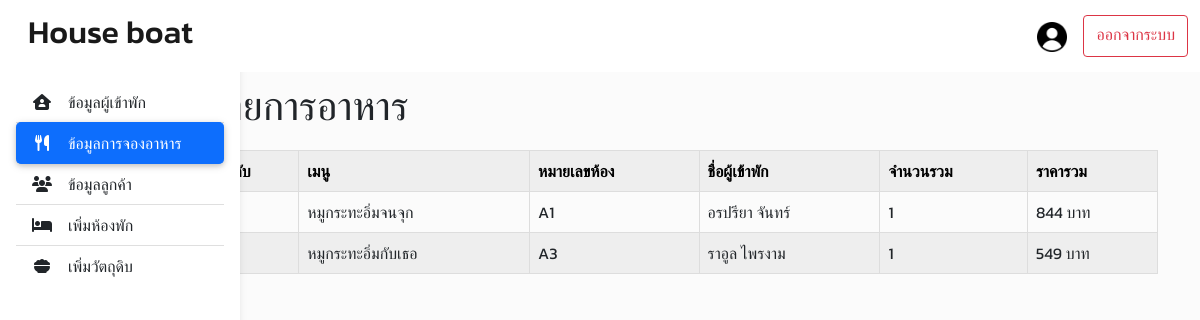
Screenshot of /admin/adminmenu.php (signed in) with the database file from the repository.
### tables this page shows
CREATE TABLE `menubill` (
  `mnbill_id` int(11) NOT NULL,
  `mn_id` int(11) NOT NULL,
  `rm_id` varchar(11) NOT NULL,
  `cus_name` varchar(50) NOT NULL,
  `amount` int(11) NOT NULL,
  `total` int(11) NOT NULL,
  `in_id` int(11) NOT NULL,
  `receive` date NOT NULL
);

CREATE TABLE `menu` (
  `mn_id` int(11) NOT NULL,
  `mn_name` varchar(30) NOT NULL,
  `size` varchar(50) NOT NULL,
  `note` varchar(500) NOT NULL,
  `price` int(11) NOT NULL
);

### admin/adminmenu.php (the view, shortened to what this page needs)
<?php
require 'server.php';
?>
<!DOCTYPE html>
<html lang="en">
<head>
    <link href="https://cdn.jsdelivr.net/npm/bootstrap@5.0.2/dist/css/bootstrap.min.css"
    rel="stylesheet">
    <link rel="stylesheet" href="https://cdn.jsdelivr.net/npm/swiper@11/swiper-bundle.min.css"/>
    <link rel="stylesheet" href="https://cdnjs.cloudflare.com/ajax/libs/font-awesome/6.4.2/css/all.min.css"/>
</head>
<body>
<header>
  <nav id="sidebarMenu" class="collapse d-lg-block sidebar collapse bg-white ">
    <div class="position-sticky">
      <div class="list-group list-group-flush mx-3 mt-4">
        <a href="adminbooked.php" class="list-group-item list-group-item-action py-2 ripple ">
        <i class="fa-solid fa-house-user fa-fw me-3"></i><span>ข้อมูลผู้เข้าพัก</span>
        </a>
        <a href="adminmenu.php" class="list-group-item list-group-item-action py-2 ripple active"
          ><i class="fa-solid fa-utensils fa-fw me-3"></i><span>ข้อมูลการจองอาหาร</span></a
        >
        <a href="adminuser.php" class="list-group-item list-group-item-action py-2 ripple"
          ><i class="fa-solid fa-users fa-fw me-3"></i><span>ข้อมูลลูกค้า</span></a
        >
        <a href="insertroom.php" class="list-group-item list-group-item-action py-2 ripple">
        <i class="fa-solid fa-bed fa-fw me-3"></i><span>เพิ่มห้องพัก</span>
        </a>
        <a href="insertingredients.php" class="list-group-item list-group-item-action py-2 ripple"
          ><i class="fa-solid fa-bowl-food fa-fw me-3"></i><span>เพิ่มวัตถุดิบ</span></a
        >
      </div>
    </div>
  </nav>
  <nav id="main-navbar" class="navbar navbar-expand-lg navbar-light bg-white fixed-top">
    <div class="container-fluid">
      <a class="navbar-brand ms-3" href="#">
        <h2>House boat</h2>
      </a>
      <ul class="navbar-nav ms-auto d-flex flex-row">
        <a class="navbar-brand" href="#"><img src="imges/logo/user.png" alt="logo" width="30"></a>
        <a href="logoutad.php" class="btn btn-outline-danger shadow-none">ออกจากระบบ</a>
      </ul>
    </div>
  </nav>
</header>
<main style="margin-top: 58px;">
  <div class="container pt-4 d-block"></div>
</main>
    <div class="container">
    <h1>รายการอาหาร</h1>
    <table class="table table-striped">
        <tr>
            <th>ลำดับ</th>
            <th>เมนู</th>
            <th>หมายเลขห้อง</th>
            <th>ชื่อผู้เข้าพัก</th>
            <th>จำนวนรวม</th>
            <th>ราคารวม</th>
        </tr>
        <?php
        $sql = "SELECT menubill.mnbill_id, menu.mn_name, menubill.rm_id, menubill.cus_name, SUM(menubill.amount) AS total_amount, SUM(menubill.total) AS total_price FROM menubill INNER JOIN menu ON menubill.mn_id = menu.mn_id GROUP BY menubill.rm_id";
        $result = mysqli_query($conn, $sql);
        $index = 1;
        while ($row = mysqli_fetch_array($result)) {
            ?>
            <tr>
                <td><?= $index++ ?></td>
                <td><?= $row["mn_name"] ?></td>
                <td><?= $row["rm_id"] ?></td>
                <td><?= $row["cus_name"] ?></td>
                <td><?= $row["total_amount"] ?></td>
                <td><?= $row["total_price"] ?> บาท</td>
            </tr>
            <?php
        }
        ?>
    </table>
    </div>
</body>
</html>

### admin/adminmenu.php (style rules this page uses)
* { font-family: 'Kanit', sans-serif; }
body { background-color: #fbfbfb; }
@media (min-width: 991.98px) { main { padding-left: 240px; } }
.sidebar { position: fixed; top: 0; bottom: 0; left: 0; padding: 58px 0 0; box-shadow: 0 2px 5px 0 rgb(0 0 0 / 5%), 0 2px 10px 0 rgb(0 0 0 / 5%); width: 240px; z-index: 600; }
.sidebar .active { border-radius: 5px; box-shadow: 0 2px 5px 0 rgb(0 0 0 / 16%), 0 2px 10px 0 rgb(0 0 0 / 12%); }
.container { padding-left: 180px; }
table { width: 100%; margin-top: 20px; border-collapse: collapse; }
th, td { border: 1px solid #ddd; padding: 10px; text-align: left; }
th { background-color: #004080; color: black; }

### rows the page displays
menubill: mn.mn_name "หมูกระทะอิ่มจนจุก", rm "A1", cus_name "อรปรียา จันทร์", total_amount "1", total_price "844"
menubill: mn.mn_name "หมูกระทะอิ่มกับเธอ", rm "A3", cus_name "ราอูล ไพรงาม", total_amount "1", total_price "549"
